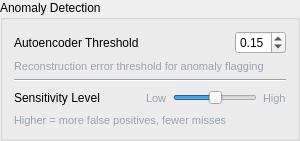
                                <widget class="QGroupBox" name="anomalyDetectionGroup">
                                    <property name="title">
                                        <string>Anomaly Detection</string>
                                    </property>
                                    <layout class="QVBoxLayout" name="anomalyDetectionLayout">
                                        <!-- Autoencoder Threshold -->
                                        <item>
                                            <layout class="QHBoxLayout">
                                                <item>
                                                    <widget class="QLabel" name="autoencoderThresholdLabel">
                                                        <property name="text">
                                                            <string>Autoencoder Threshold</string>
                                                        </property>
                                                    </widget>
                                                </item>
                                                <item>
                                                    <spacer name="horizontalSpacer11">
                                                        <property name="orientation">
                                                            <enum>Qt::Horizontal</enum>
                                                        </property>
                                                        <property name="sizeHint" stdset="0">
                                                            <size>
                                                                <width>40</width>
                                                                <height>20</height>
                                                            </size>
                                                        </property>
                                                    </spacer>
                                                </item>
                                                <item>
                                                    <widget class="QDoubleSpinBox" name="autoencoderThresholdSpinBox">
                                                        <property name="decimals">
                                                            <number>2</number>
                                                        </property>
                                                        <property name="maximum">
                                                            <double>1.00</double>
                                                        </property>
                                                        <property name="singleStep">
                                                            <double>0.01</double>
                                                        </property>
                                                        <property name="value">
                                                            <double>0.15</double>
                                                        </property>
                                                    </widget>
                                                </item>
                                            </layout>
                                        </item>
                                        <item>
                                            <widget class="QLabel" name="autoencoderThresholdDesc">
                                                <property name="text">
                                                    <string>Reconstruction error threshold for anomaly flagging</string>
                                                </property>
                                                <property name="styleSheet">
                                                    <string>color: #9CA3AF; font-size: 11px;</string>
                                                </property>
                                            </widget>
                                        </item>
                                        <item>
                                            <widget class="Line" name="line8">
                                                <property name="orientation">
                                                    <enum>Qt::Horizontal</enum>
                                                </property>
                                            </widget>
                                        </item>

                                        <!-- Sensitivity Level -->
                                        <item>
                                            <layout class="QHBoxLayout">
                                                <item>
                                                    <widget class="QLabel" name="sensitivityLevelLabel">
                                                        <property name="text">
                                                            <string>Sensitivity Level</string>
                                                        </property>
                                                    </widget>
                                                </item>
                                                <item>
                                                    <spacer name="horizontalSpacer12">
                                                        <property name="orientation">
                                                            <enum>Qt::Horizontal</enum>
                                                        </property>
                                                        <property name="sizeHint" stdset="0">
                                                            <size>
                                                                <width>40</width>
                                                                <height>20</height>
                                                            </size>
                                                        </property>
                                                    </spacer>
                                                </item>
                                                <item>
                                                    <widget class="QLabel" name="sensitivityLowLabel">
                                                        <property name="text">
                                                            <string>Low</string>
                                                        </property>
                                                        <property name="styleSheet">
                                                            <string>color: #9CA3AF; font-size: 11px;</string>
                                                        </property>
                                                    </widget>
                                                </item>
                                                <item>
                                                    <widget class="QSlider" name="sensitivitySlider">
                                                        <property name="minimum">
                                                            <number>1</number>
                                                        </property>
                                                        <property name="maximum">
                                                            <number>5</number>
                                                        </property>
                                                        <property name="value">
                                                            <number>3</number>
                                                        </property>
                                                        <property name="orientation">
                                                            <enum>Qt::Horizontal</enum>
                                                        </property>
                                                        <property name="minimumWidth">
                                                            <number>200</number>
                                                        </property>
                                                    </widget>
                                                </item>
                                                <item>
                                                    <widget class="QLabel" name="sensitivityHighLabel">
                                                        <property name="text">
                                                            <string>High</string>
                                                        </property>
                                                        <property name="styleSheet">
                                                            <string>color: #9CA3AF; font-size: 11px;</string>
                                                        </property>
                                                    </widget>
                                                </item>
                                            </layout>
                                        </item>
                                        <item>
                                            <widget class="QLabel" name="sensitivityLevelDesc">
                                                <property name="text">
                                                    <string>Higher = more false positives, fewer misses</string>
                                                </property>
                                                <property name="styleSheet">
                                                    <string>color: #9CA3AF; font-size: 11px;</string>
                                                </property>
                                            </widget>
                                        </item>
                                    </layout>
                                </widget>
